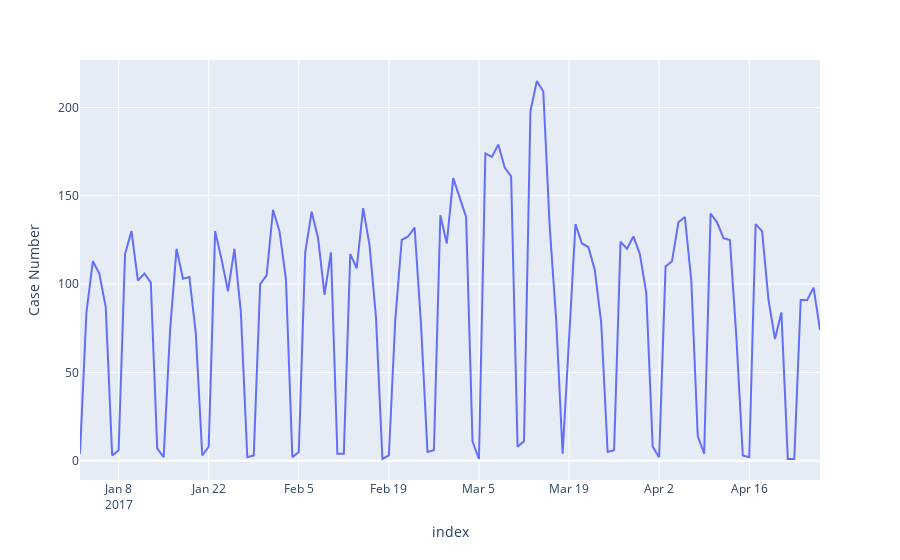

Notebook code for this chart:
### Code cell
fig = px.line(df_by_day, x=df_by_day.index, y="Case Number")
fig.show()
